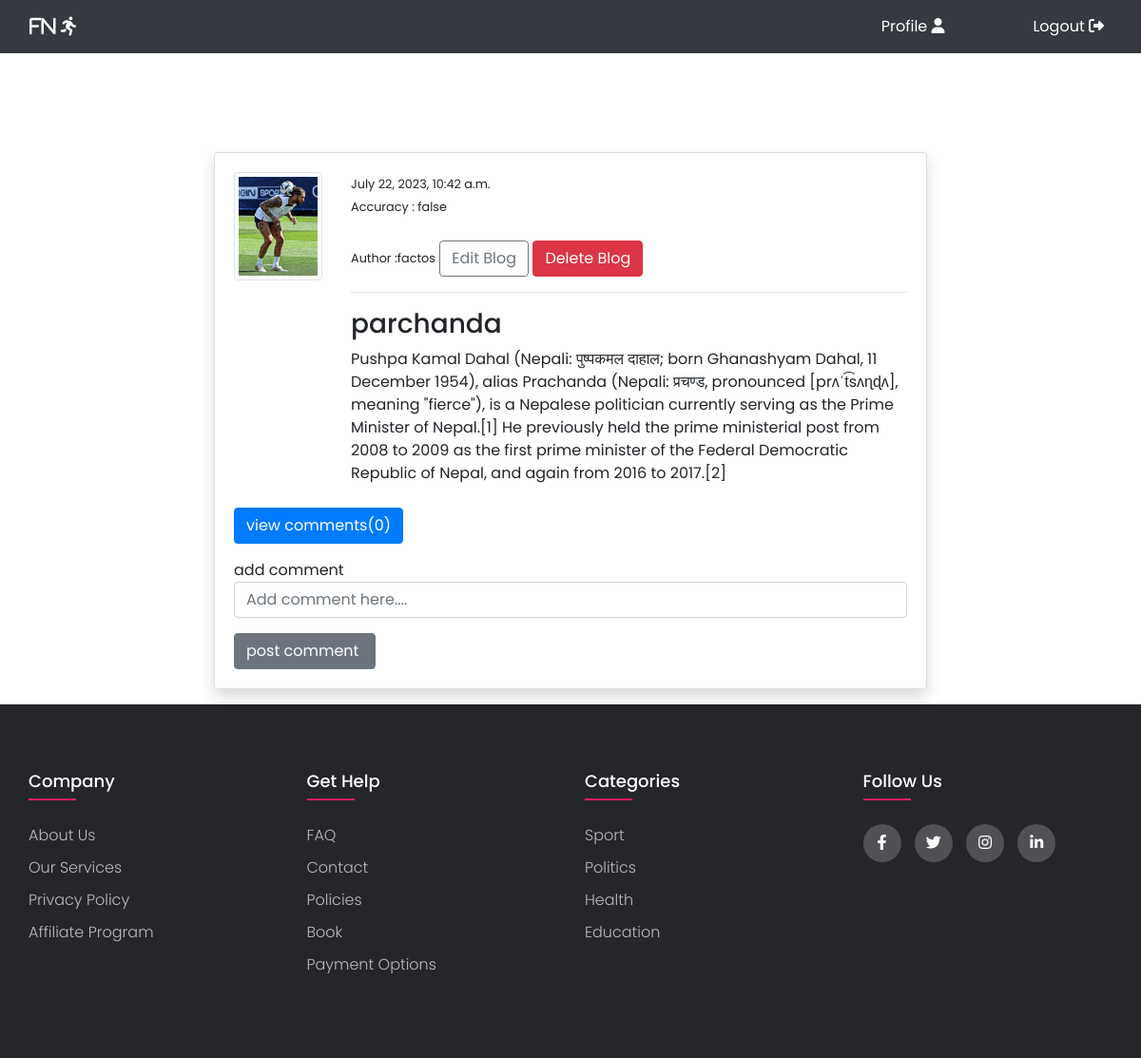
/post_details/12/ (signed in), run on an earlier commit of the app's database.
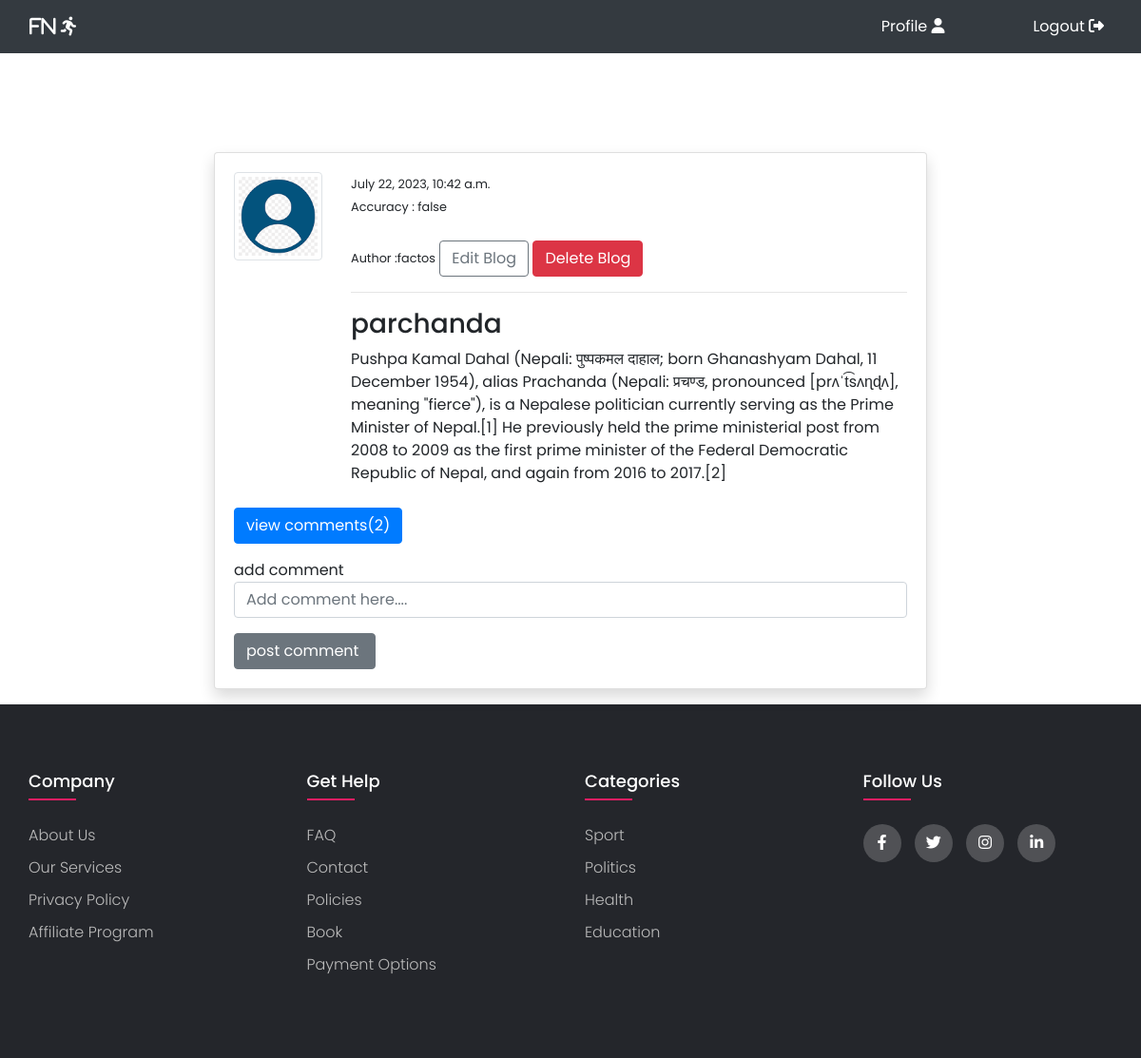
And on a later commit of the database.
### myblog/models.py (models this page shows, shortened)
class BlogModel(models.Model):
    category = models.CharField(default="general",max_length=10,
    choices=[
        ('sport', 'Sport'),
        ('politics', 'Politics'),
        ('economics', 'Economics'),
        ('weather', 'Weather'),
        ('health', 'Health'),
        ('education', 'Education'),
    ]
    )
    title = models.CharField(max_length=100)
    content = models.TextField()
    author = models.ForeignKey(User,on_delete=models.CASCADE)
    date_created = models.DateTimeField(auto_now_add=True)
    accuracy = models.TextField(default="true")
    class Meta:
        ordering = ('-date_created',)
    def Count_cmnt(self):
        return self.postcomments_set.all().count()

### Accounts/models.py (models this page shows, shortened)
class AccountModel(models.Model):
    user = models.OneToOneField(User, on_delete=models.CASCADE)
    image=models.ImageField(default='default.png',upload_to='account' , validators=[FileExtensionValidator(['png','jpg','jpeg'])])

### myblog/views.py (the view)
# urls.py: path('post_details/<int:pk>/', views.Post_details , name='post_details'),
def Post_details(request,pk):
    post = BlogModel.objects.get(id=pk)
    if request.method == 'POST':
        c_form = CommentForm(request.POST)
        if c_form.is_valid():
            isinstance = c_form.save(commit=False)
            isinstance.user = request.user
            isinstance.post = post
            isinstance.save()
            return redirect('post_details',pk=post.id)
    else:
        c_form = CommentForm()
    post=BlogModel.objects.get(id=pk)
    context ={
        'post':post,
        'c_form':c_form
    }
    return render(request,'blogs/post_details.html',context)

### myblog/forms.py
class CommentForm(forms.ModelForm):
    content = forms.CharField(
        label='', widget=forms.TextInput(attrs={'placeholder': 'Add comment here....'}))
    class Meta:
        model = PostComments
        fields = ('content',)

### templates/blogs/post_details.html (shortened to what this page needs)
{% extends 'baseFiles/base.html' %}
{% load crispy_forms_tags %}
{% block content %}
<div class="container">
    <div class="row mt-5 pt-5">
        <div class="col-md-8 offset-md-2">
            <div class="card my-3 shadow">
                <div class="card-body">
                    <div class="row">
                        <div class="col-md-2">
                            <small> <img class="img-thumbnail" src="{{post.author.accountmodel.image.url}}"
                                    alt="image1"></small>
                        </div>
                        <div class="col-md-10">
                            <small>{{ post.date_created }}</small>
                            <br>
                            <small>Accuracy : {{ post.accuracy }}</small>
                            <br>
                            <br>
                            <small> Author :{{ post.author.username }}</small>
                            {% if post.author == request.user %}
                            <span><a class="btn btn-outline-secondary" href="{% url 'edit_post' post.id %}">Edit Blog
                                </a></span>
                            <span><a class="btn btn-danger " href="{% url 'delete_post' post.id %}">Delete Blog
                                </a></span>
                            {% endif %}
                            <hr>
                            <h3>{{post.title}}</h3>
                            <p>{{post.content}}</p>
                        </div>
                    </div>
                    {% if request.user.is_authenticated %}
                    <p class="mt-2">
                        <a class="btn btn-primary" data-toggle="collapse" href="#collapseExample" role="button"
                            aria-expanded="false" aria-controls="collapseExample">
                            view comments({{post.Count_cmnt}})
                        </a>
                    </p>
                    add comment
                    <form method="POST">
                        {{c_form | crispy}}
                        <input class="btn btn-secondary" type="submit" value="post comment ">
                    </form>
                    {% endif %}
                </div>
            </div>
        </div>
    </div>
</div>
{% endblock %}

What changed in the data, as far as the page shows it:
changed BlogModel "parchanda": author.accountmodel.image: a different picture; Count_cmnt "0" → "2"
